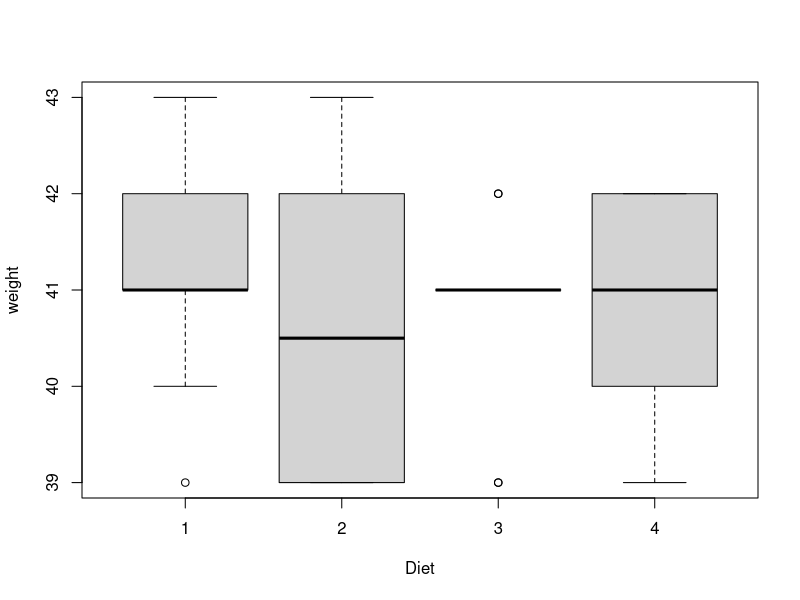
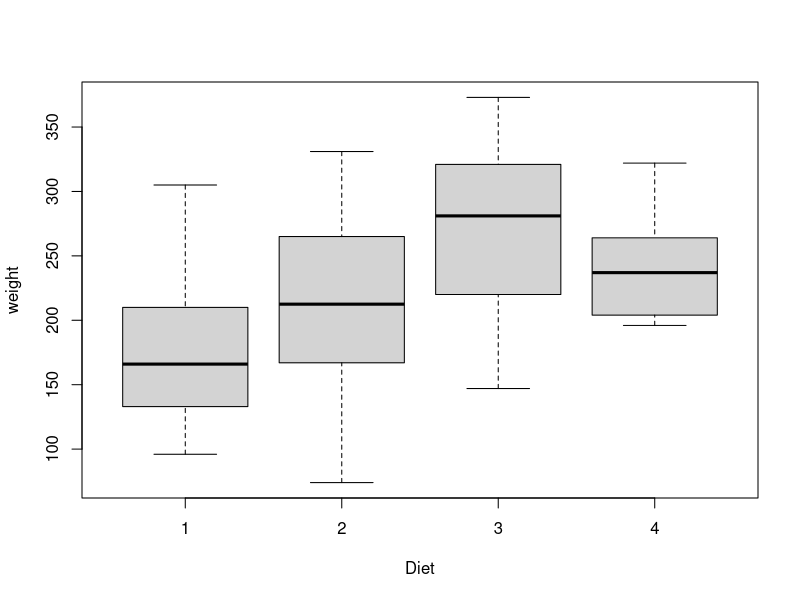
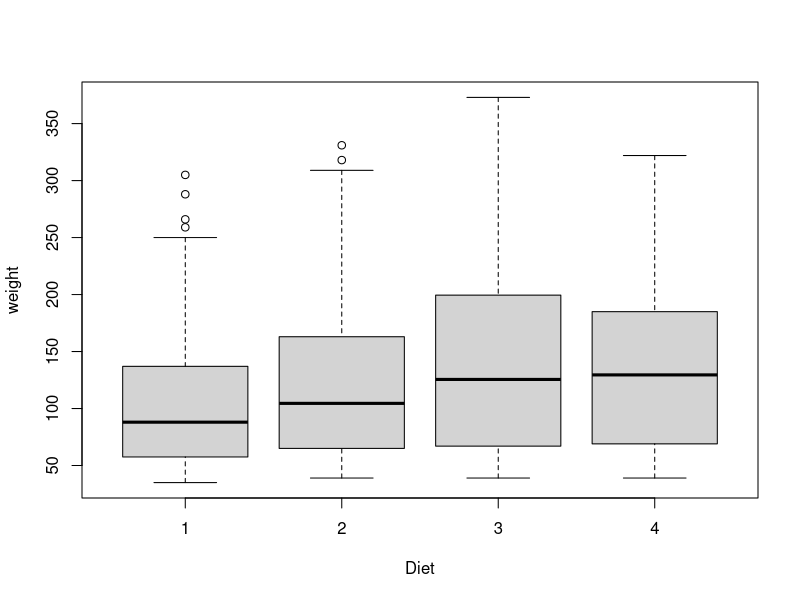
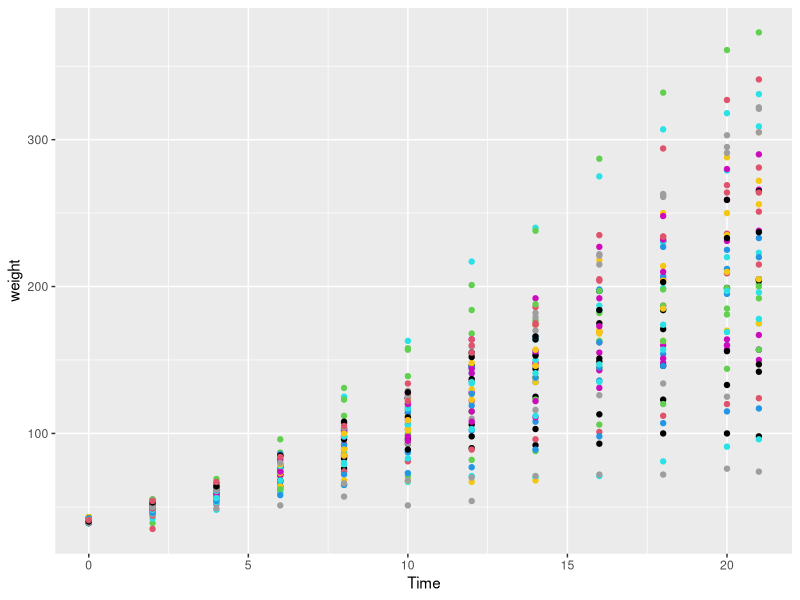

Write the R code that produced these figures, in order.
#load Chick Weight data set
ChickWeight=ChickWeight
head(ChickWeight)
# Plot ChickWeight diet and examine if there is a statistical difference between weights of chicks
#assigned to different diet treatments on day 0
unique(ChickWeight$Time)
day0<-ChickWeight[ChickWeight$Time==0,]
boxplot(weight~Diet,data=day0)
#there is no statistical difference
#Plot and examine if there is a statistical difference between the weights of chicks
#assigned to different diet treatments at the end of the study (day 21).
day21<-ChickWeight[ChickWeight$Time==21,]
boxplot(weight~Diet,data=day21)
#there is more variance 
#is there an effect of diet on chick growth? use repeated measures anova
anova2=aov(ChickWeight$weight~ChickWeight$Diet)
summary(anova2)
#plot the effects of diet on chick growth
boxplot(weight~Diet,data=ChickWeight)


#Using a for-loop, plot the growth of each chick in a different color, all on the same plot
plot.new()
colors<-rainbow(50)
for (i in 1:50){
  chick <- ChickWeight[ChickWeight$Chick==i,1]
  lines(chick,col=colors[i])
}

#and I recently learned we can also do this in ggplot! 
library(ggplot2)
p <- ggplot(data=ChickWeight, aes(y=weight, x=Time))
p + geom_point(colour = factor(ChickWeight$Chick))


